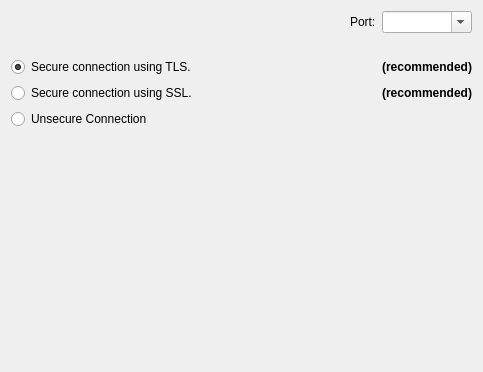
<?xml version="1.0" encoding="UTF-8"?>
<ui version="4.0">
 <class>SmtpAdvancedSettingsWidget</class>
 <widget class="QWidget" name="SmtpAdvancedSettingsWidget">
  <property name="geometry">
   <rect>
    <x>0</x>
    <y>0</y>
    <width>483</width>
    <height>372</height>
   </rect>
  </property>
  <layout class="QGridLayout" name="gridLayout" columnstretch="1,0,0">
   <item row="0" column="0">
    <widget class="nx::vms::client::desktop::InputField" name="emailInputField" native="true"/>
   </item>
   <item row="0" column="1">
    <widget class="QLabel" name="portLabel">
     <property name="text">
      <string>Port:</string>
     </property>
     <property name="buddy">
      <cstring>portComboBox</cstring>
     </property>
    </widget>
   </item>
   <item row="0" column="2">
    <widget class="QComboBox" name="portComboBox">
     <property name="editable">
      <bool>true</bool>
     </property>
    </widget>
   </item>
   <item row="1" column="0">
    <widget class="nx::vms::client::desktop::InputField" name="serverInputField" native="true"/>
   </item>
   <item row="2" column="0">
    <widget class="nx::vms::client::desktop::InputField" name="userInputField" native="true"/>
   </item>
   <item row="3" column="0">
    <widget class="nx::vms::client::desktop::InputField" name="passwordInputField" native="true"/>
   </item>
   <item row="4" column="0">
    <widget class="QRadioButton" name="tlsRadioButton">
     <property name="layoutDirection">
      <enum>Qt::LeftToRight</enum>
     </property>
     <property name="text">
      <string>Secure connection using TLS.</string>
     </property>
     <property name="checked">
      <bool>true</bool>
     </property>
    </widget>
   </item>
   <item row="4" column="2">
    <widget class="QLabel" name="tlsRecommendedLabel">
     <property name="font">
      <font>
       <weight>75</weight>
       <bold>true</bold>
      </font>
     </property>
     <property name="text">
      <string>(recommended)</string>
     </property>
     <property name="alignment">
      <set>Qt::AlignRight|Qt::AlignTrailing|Qt::AlignVCenter</set>
     </property>
     <property name="buddy">
      <cstring>tlsRadioButton</cstring>
     </property>
    </widget>
   </item>
   <item row="5" column="0">
    <widget class="QRadioButton" name="sslRadioButton">
     <property name="text">
      <string>Secure connection using SSL.</string>
     </property>
    </widget>
   </item>
   <item row="5" column="2">
    <widget class="QLabel" name="sslRecommendedLabel">
     <property name="font">
      <font>
       <weight>75</weight>
       <bold>true</bold>
      </font>
     </property>
     <property name="text">
      <string>(recommended)</string>
     </property>
     <property name="alignment">
      <set>Qt::AlignRight|Qt::AlignTrailing|Qt::AlignVCenter</set>
     </property>
     <property name="buddy">
      <cstring>sslRadioButton</cstring>
     </property>
    </widget>
   </item>
   <item row="6" column="0">
    <widget class="QRadioButton" name="unsecuredRadioButton">
     <property name="text">
      <string>Unsecure Connection</string>
     </property>
    </widget>
   </item>
   <item row="7" column="0" colspan="3">
    <widget class="nx::vms::client::desktop::InputField" name="signatureInputField" native="true"/>
   </item>
   <item row="8" column="0" colspan="3">
    <widget class="nx::vms::client::desktop::InputField" name="supportInputField" native="true"/>
   </item>
   <item row="9" column="0">
    <spacer name="verticalSpacer">
     <property name="orientation">
      <enum>Qt::Vertical</enum>
     </property>
     <property name="sizeHint" stdset="0">
      <size>
       <width>20</width>
       <height>40</height>
      </size>
     </property>
    </spacer>
   </item>
  </layout>
 </widget>
 <customwidgets>
  <customwidget>
   <class>nx::vms::client::desktop::InputField</class>
   <extends>QWidget</extends>
   <header location="global">nx/vms/client/desktop/common/widgets/input_field.h</header>
   <container>1</container>
  </customwidget>
 </customwidgets>
 <resources/>
 <connections/>
</ui>
